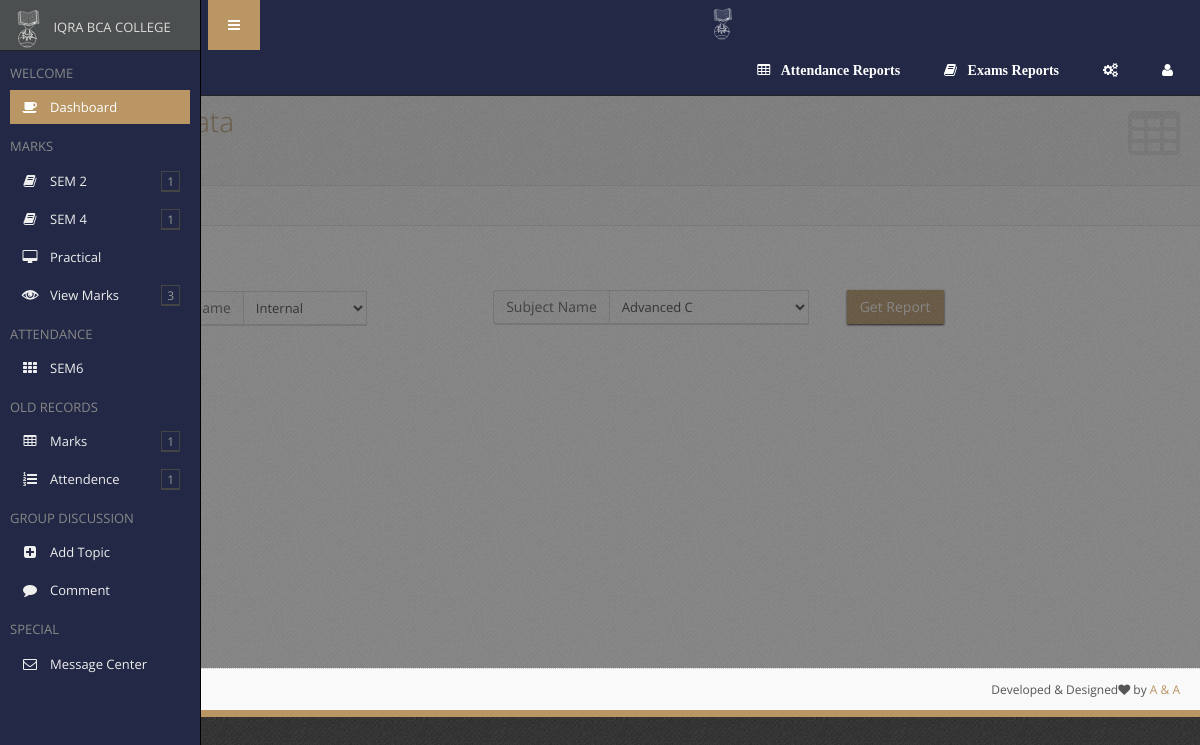
The page /faculty/my_subject_marks.php (signed in) on the database its author committed.
### tables this page shows
CREATE TABLE `subject_tbl` (
  `subid` int(11) NOT NULL AUTO_INCREMENT,
  `scode` int(11) NOT NULL,
  `sname` varchar(50) NOT NULL,
  `sem` int(11) NOT NULL,
  `fid` int(11) DEFAULT NULL,
  PRIMARY KEY (`subid`)
);

CREATE TABLE `faculty_sem_tbl` (
  `fsid` int(11) NOT NULL AUTO_INCREMENT,
  `year` varchar(10) NOT NULL,
  `sem` int(11) DEFAULT NULL,
  `fid` int(11) NOT NULL,
  PRIMARY KEY (`fsid`)
);

### faculty/my_subject_marks.php (the view, shortened to what this page needs)
<?php
include("page_content/listheader.php");
?>
</ul>
	<div class="row gutter30">
		<div class="col-sm-3 col-sm-offset-1">
			<div class="block" style="border: none;box-shadow: none;margin:20px 0">
				<form method="post" id="form1" action="">
				    <div class="input-group">
						<span class="input-group-addon">Exam Name</span>
						<select name="exid" class="form-control">
							<?php
							$r=mysql_query("select * from exam_tbl where exname!='Practical'");
							while($r1=mysql_fetch_object($r)){?>
								<option value="<?= $r1->exid?>" <?php if(isset($_REQUEST["exid"])){if($r1->exid==$_REQUEST["exid"]){echo "selected";}}?>><?= $r1->exname ?></option>
							<?php }?>
						</select>
					</div>
					<div class="input-group" style="margin:-35px 0px 20px 354px;">
						<span class="input-group-addon">Subject Name</span>
						<select name="subid" class="form-control" style="width:200px;">
							<?php
                                    $d=mysql_query("select * from student_sem_tbl where year='".$_SESSION["year"]."' group by sem");
                                    while($d1=mysql_fetch_object($d))
                                    { if($d1->sem!=null && $d1->sem%2==0){
                                $flag++;
                            }}
                            if($flag!=0)
                            {   $r=mysql_query("select * from subject_tbl where sem%2=0 AND fid=".$_SESSION["fid"]." AND sname!='Practical'");
							     while($r1=mysql_fetch_object($r)){?>
								<option value="<?= $r1->subid?>" <?php if(isset($_REQUEST["subid"])){if($r1->subid==$_REQUEST["subid"]){echo "selected";}}?>><?= $r1->sname ?></option>
							<?php }}else{
                            $r=mysql_query("select * from subject_tbl where sem%2!=0 AND fid=".$_SESSION["fid"]." AND sname!='Practical'");
							while($r1=mysql_fetch_object($r)){?>
							<option value="<?= $r1->subid?>" <?php if(isset($_REQUEST["subid"])){if($r1->subid==$_REQUEST["subid"]){echo "selected";}}?>><?= $r1->sname ?></option><?php }}?>
						</select>
					</div>
			</div>
		</div>
				<div class="col-sm-3" style="margin:-1px 0px 20px 410px;">
					<div class="block" style="border: none;box-shadow: none;margin:20px 0">
						<div class="input-group">
							<input type="submit" name="sbtn" class="btn btn-primary" value="Get Report">
						</div>
					</div>
				</div>
			</div>
			</div>
		</div>
<?php include("page_content/listfooter.php");?>

### faculty/page_content/left-side.php (shortened to what this page needs)
 <div id="sidebar-left" class="enable-hover">
  <div class="sidebar-content">
    <form action="page_ready_search_results.html" method="post" class="sidebar-search"><img src="img/iqra.svg" width="45" height="auto" alt="">
      IQRA BCA COLLEGE
    </form>
    <div class="sidebar-left-scroll">
      <ul class="sidebar-nav">
        <li>
          <h2 class="sidebar-header">Welcome</h2>
        </li>
        <li> <a href="index.php" class=" active"><i class="icon-coffee"></i>Dashboard</a> </li>
          <?php  include("DatabaseFiles/cn.php");
                $flag=0;
              $d=mysql_query("select * from student_sem_tbl where year='".$_SESSION["year"]."' group by sem");
              while($d1=mysql_fetch_object($d))
              { if($d1->sem!=null && $d1->sem%2==0){
              $flag++;
              }}
              if($flag!=0)
              {
                $s=mysql_query("select * from subject_tbl where sem%2=0 AND fid=".$_SESSION["fid"]." group by sem");
              }else
              {
                $s=mysql_query("select * from subject_tbl where sem%2!=0 AND fid=".$_SESSION["fid"]." group by sem");
              }
                $s2=mysql_fetch_object($s);
                if($s2)
                {?>
               <li>
                  <h2 class="sidebar-header"> Marks</h2>
               </li>
            <?php
                if($flag!=0)
                {
                    $s=mysql_query("select * from subject_tbl where sem%2=0 AND fid=".$_SESSION["fid"]." group by sem");
                }
                else
                {
                    $s=mysql_query("select * from subject_tbl where sem%2!=0 AND fid=".$_SESSION["fid"]." group by sem");
                }
                while($s1=mysql_fetch_object($s))
                 {
            ?>   <li><a href="#" class="menu-link"><i class="icon-book"></i>SEM <?= $s1->sem?></a>
                 <ul><?php
                       $r=mysql_query("select * from subject_tbl where fid=".$_SESSION["fid"]." AND sem=".$s1->sem);
                        while($r1=mysql_fetch_object($r))
                        {
                     ?>
                  <li><a href='exam_subject_form.php?subid=<?= $r1->subid?>'><?= $r1->sname?></a></li><?php }?></ul></li>
                <?php }?>
                 <li><a href='practical.php'><i class="icon-desktop"></i>Practical</a></li>
           <li> <a href='#' class="menu-link"><i class="glyphicon-eye_open"></i>View Marks</a>
          </li>
            <?php } if($_SESSION["sem"]!=""){?>
             <li>
                  <h2 class="sidebar-header">Attendance</h2>
             </li>
            <?php
                $r=mysql_query("select faculty_sem_tbl.* from login_tbl inner join faculty_sem_tbl where login_tbl.fid=faculty_sem_tbl.fid AND faculty_sem_tbl.sem=".$_SESSION["sem"]." AND faculty_sem_tbl.year='".$_SESSION["year"]."'");
                while($r1=mysql_fetch_object($r))
                {
            ?>
          <li> <a href="attendence_form.php"><i class="icon-th"></i>SEM<?= $r1->sem?></a></li>
         <?php }if($_SESSION["sem"]!=6){?>
          <?php }} if(isset($_SESSION["ffid"])){?>
            <li>
                <h2 class="sidebar-header">Old Records</h2>
            </li>
            <li> <a href='#' class="menu-link"><i class="icon-table"></i>Marks</a>
            </li>
            <li> <a href='#' class="menu-link"><i class="icon-list-ol"></i>Attendence</a>
            </li> <?php }if(!$s2){?>
                <li>
                  <h2 class="sidebar-header"> Marks</h2>
               </li>
            <li><a href='practical.php'><i class="icon-desktop"></i>Practical</a></li><?php }?>
          <li>
          <h2 class="sidebar-header">Group Discussion</h2>
          </li>
          <li> <a href='add_topic_form.php' class=""><i class="icon-plus-sign-alt"></i>Add Topic</a></li>
          <li> <a href='topic_comment_list.php' class=""><i class="icon-comment"></i>Comment</a></li>
          <li>
          <h2 class="sidebar-header">Special</h2>
          </li>
          <li> <a href='message_center.php' class=""><i class="icon-envelope-alt"></i>Message Center</a></li>
      </ul>
    </div>
  </div>
</div>

### rows shown on the page
subject_tbl: sem "2"
subject_tbl: sem "4"
faculty_sem_tbl: sem "6"

### other values the page prints
form field exid "Internal"
form field subid "Advanced C"
